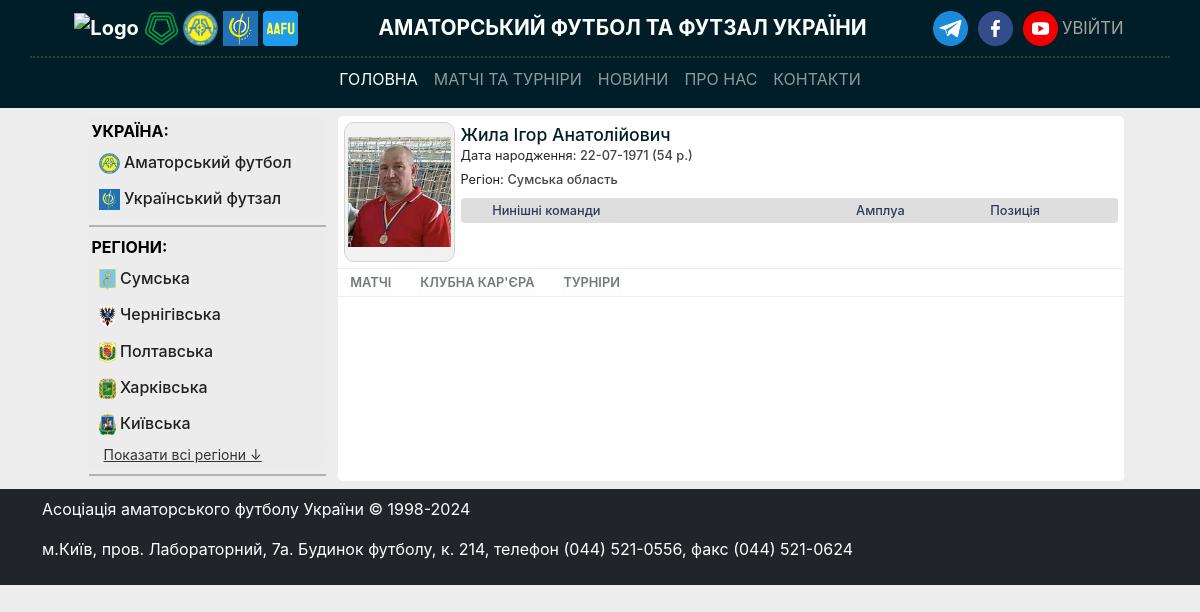
/persons/2, run on the app's committed database.
### models/region.py (models this page shows, shortened)
class Region(Base):
    __tablename__ = "regions"
    __table_args__ = (UniqueConstraint("slug", name="uq_region_slug"),)
    id: Mapped[intpk]
    name: Mapped[str] = mapped_column(String(30), nullable=False)
    emblem: Mapped[str | None] = mapped_column(String(256))
    slug: Mapped[str] = mapped_column(String(30), nullable=False, unique=True)
    status: Mapped[bool] = mapped_column(default=0, server_default="0", nullable=False)
    organizations: Mapped[list["Organization"]] = relationship(
        back_populates="region",
        cascade="all, delete-orphan",
    )
    teams: Mapped[list["Team"]] = relationship(
        back_populates="region",
    )
    stadiums: Mapped[list["Stadium"]] = relationship(
        back_populates="region",
    )
    persons: Mapped[list["Person"]] = relationship(
        back_populates="region",
    )
    contact: Mapped[list["Contact"]] = relationship(
        back_populates="region",
    )
    newstables: Mapped[list["News"]] = relationship(
        back_populates="region",
    )

### models/person.py (models this page shows, shortened)
class Person(RegionRelationMixin, Base):
    __tablename__ = "persons"
    _region_id_nullable: bool = True
    _region_back_populates = "teams"
    _region_id_nullable: bool = True
    _region_id_unique: bool = False
    _region_back_populates = "persons"
    id: Mapped[intpk]
    name: Mapped[str] = mapped_column(String(30), nullable=False)
    surname: Mapped[str] = mapped_column(String(30), nullable=True)
    lastname: Mapped[str] = mapped_column(String(40), nullable=False)
    birthday = Column(BigInteger, nullable=True)
    photo: Mapped[str | None] = mapped_column(String(256))
    slug: Mapped[str] = mapped_column(String(30), nullable=False, unique=True)
    sex = Column(
        SQLAlchemyEnum(PersonSex),
        default=PersonSex.man,
        server_default=PersonSex.man.value,
        nullable=False,
    )
    team_president: Mapped[list["Team"]] = relationship(
        "Team",
        foreign_keys="[Team.president_id]",
        back_populates="president",
    )
    team_coach: Mapped[list["Team"]] = relationship(
        "Team",
        foreign_keys="[Team.coach_id]",
        back_populates="coach",
    )
    teams_associations: Mapped[list["Team"]] = relationship(
        secondary="team_person_association",
        back_populates="persons_associations",
    )

### controllers/person.py (the view)
@router.get("/{person_id}")
async def read_person(
    request: Request, person_id: int, db: AsyncSession = Depends(get_db)
):
    return render(
        "persons/person.html",
        request,
        {
            "regions_list": await get_regions_list(db),  # Список регіонів (бокове меню)
            "person": await crud.get_person(db, person_id=person_id),
            "positions_role": await get_persons_position_team(db, person_id=person_id),
        },
    )

### templates/persons/person.html (shortened to what this page needs)
{% extends "base.html" %}
{% block content %}
{% include "persons/person_header.html" %}
{% endblock %}

### templates/base.html (shortened to what this page needs)
<!doctype html>
<html lang="uk">
<head>
    <link rel="stylesheet" href="{{ url_for('static', path='css/bootstrap.min.css') }}">
    <link rel="stylesheet" href="/static/css/stl_base.css">
</head>
<body>
    <nav class="navbar navbar-expand-lg navbar-dark">
        <div class="container navTitle border-bottom-only" style="justify-content: space-around">
            <div>
                <a class="navbar-brand p-0" href="/">
                    <img src="/static/img/techical_image/icon-uaf.png" alt="Logo" height="35">
                    <img src="/static/img/techical_image/icon-pfl.png" alt="Logo" width="35">
                    <img src="/static/img/techical_image/icon-aafu.png" alt="Logo" width="35">
                    <img src="/static/img/techical_image/icon-afu.jfif" alt="Logo" width="35">
                    <img src="/static/img/techical_image/icon-site_logo.png" alt="Logo" width="35">
                </a>
            </div>
            <div>
                <p>АМАТОРСЬКИЙ ФУТБОЛ ТА ФУТЗАЛ УКРАЇНИ</p>
            </div>
            <div class="social-media">
                <div>
                    <a target="_blank" href="/">
                        <img src="/static/img/techical_image/social_media/icon_tg.png" alt="logo" width="35"/>
                    </a>
                    <a target="_blank" href="https://www.facebook.com/aafu.org.ua">
                        <img src="/static/img/techical_image/social_media/icon_fb.png" alt="logo" width="35"/>
                    </a>
                    <a target="_blank" href="https://www.youtube.com/channel/UCPjEI04Vvcr3U2Ib62tUarA">
                        <img src="/static/img/techical_image/social_media/icon_youtube.png" alt="logo" width="35"/>
                    </a>
                </div>
                <div class="logIn-logout">
                    {% if user_session %}
                        <a href="/sign-in">Вийти</a>
                    {% else %}
                        <a href="/sign-in">Увійти</a>
                    {% endif %}
                </div>
            </div>
        </div>
        <div class="container navButton">
            <div class="collapse navbar-collapse" id="navbarNav" style="">
                <ul class="navbar-nav">
                    <li class="nav-item">
                        <a class="nav-link active" aria-current="page" href="/">Головна</a>
                    </li>
                    <li class="nav-item">
                        <a class="nav-link" href="#">Матчі та турніри</a>
                    </li>
                    <li class="nav-item">
                        <a class="nav-link" href="#">Новини</a>
                    </li>
                    <li class="nav-item">
                        <a class="nav-link" href="#">Про нас</a>
                    </li>
                    <li class="nav-item">
                        <a class="nav-link" href="#">Контакти</a>
                    </li>
                </ul>
            </div>
        </div>
    </nav>
    <div class="container">
        <div class="col-12 col-md-11 col-lg-11 mx-auto my-2">
            <div class="row">
                <aside class="col-12 col-md-3">
                    <div class="left-menu">
                      <span class="span-name">УКРАЇНА:</span>
                      <div class="left-menu-organisations">
                        {% for region in regions_list | selectattr("status", "equalto", 1) %}
                          <a href="/region/{{ region.slug }}"
                            title="Відкрити всі діючі турніри {{ region.name }}у"
                            data-region-slug="{{ region.slug }}"
                          >
                              <div class="region_name">
                                <img
                                  src="{{ url_for('static', path='/img/regions/' ~ region.emblem) }}"
                                  alt="{{ region.name }} logo"
                                  width="21rem"
                                  height="21rem"
                                  class="leftMenu__flag"
                                >
                                <span class="leftMenu_button">{{ region.name }}</span>
                              </div>
                          </a>
                        {% endfor %}
                      </div>
                    </div>
                    <hr class="hr-border-between">
                    <div class="left-menu">
                        <span class="span-name">РЕГІОНИ:</span>
                        <div class="left-menu-organisations">
                            {% for region in regions_list | selectattr("status", "equalto", 0) %}
                                <a
                                  href="/region/{{ region.slug }}"
                                  title="Відкрити всі діючі турніри {{ region.name }} області"
                                  data-region-slug="{{ region.slug }}"
                                  class="region-link {% if loop.index > 5 %}hidden-region{% endif %}">
                                    <div class="region">
                                        <img
                                          src="{{ url_for('static', path='/img/regions/' ~ region.emblem) }}"
                                          alt="{{ region.name }} logo"
                                          width="17rem"
                                          height="21rem"
                                          class="leftMenu__flag">
                                        <span class="leftMenu_button">{{ region.name }}</span>
                                    </div>
                                </a>
                            {% endfor %}
                        </div>
                        {% if regions_list|length > 5 %}
                            <a id="toggleRegions" class="show-more-btn">Показати всі регіони ↓</a>
                        {% endif %}
                    </div>
                    <hr class="hr-border-between">
                </aside>
                <div class="col-12 col-md-9 block-content" data-main="content">
                    {% block content %}
                    {% endblock %}
                </div>
            </div>
        </div>
    </div>
    <div class="navbar navbar-expand-lg navbar-dark bg-dark">
        <div  class="container" style="color: white; display: block;">
            <p>Асоціація аматорського футболу України © 1998-2024</p>
            <p>
                м.Київ, пров. Лабораторний, 7а. Будинок футболу, к. 214,
                телефон (044) 521-0556, факс (044) 521-0624
            </p>
        </div>
    </div>
</body>
</html>

### templates/persons/person_header.html (shortened to what this page needs)
<link rel="stylesheet" href="/static/css/person/styles_person_nav_block.css">
<div class="person-header">
    <div class="person-block-logo">
        <div class="person-logo">
          {% if person.photo %}
          <img src="{{ url_for('static', path='/img/person/' ~ person.photo) }}"
               alt="{{ person.name }} logo" width="200px">
          {% else %}
          <img src="{{ url_for('static', path='img/person/tamplate.png') }}"
               alt="{{ person.name }} logo" width="200px">
          {% endif %}
        </div>
    </div>
    <div class="person-info">
        <div class="person-name-title">
          <span>{{ person.lastname }} {{ person.name }} {{ person.surname }}</span>
        </div>
        <div class="person-main-info">
          <h6>
              Дата народження:
              {% if person.birthday or person.age %}
              <span>{{ person.birthday }} ({{ person.age }} р.)</span>
              {% else %}
              -
              {% endif %}
          </h6>
          <h6>
              Регіон:
              <a href="/region/{{ person.region_slug }}">
                {% if 1< person.region_id < 26 %}
                  {{ person.region_name }} область
                {% else %}
                  {{ person.region_name }}
                {% endif %}
              </a>
          </h6>
        </div>
        <div class="person-team-info">
          <div class="person-team-header">
            <span class="person-team-logo"></span>
            <span class="person-teams">Нинішні команди</span>
            <span class="person-roles">Амплуа</span>
            <span class="person-positions">Позиція</span>
          </div>
        </div>
    </div>
</div>
<div class="nav-buttons">
    <a href="/persons/{{ person.id }}/matches">Матчі</a>
    <a href="/persons/{{ person.id }}/club_career">Клубна кар'єра</a>
    <a href="/persons/{{ person.id }}/tournaments">Турніри</a>
</div >

### static/css/stl_base.css (style rules this page uses)
body { background-color: #ededed; font-family: "Inter", -apple-system, BlinkMacSystemFont, "Segoe UI", Roboto, "Helvetica Neue", Arial, sans-serif; }
nav { display: flex; flex-direction: column; background-color: #001e28; }
.border-bottom-only { border-bottom: 2px dotted #3b3b3b; }
.navTitle >div { height: 40px; display: flex; justify-content: space-between; align-items: center; margin-bottom: 8px; }
.navTitle p { color: white; margin: 0; }
body > nav > div.container.navTitle { justify-content: center; font-weight: bold; font-size: 1.3em; }
.social-media a { margin: 0 2px 0 2px; text-decoration: none; color: #aba0a0; font-weight: normal; }
.navButton { margin: 1px; }
#navbarNav { justify-content: space-around; text-transform: uppercase; }
.logIn-logout { text-transform: uppercase; font-size: 0.8em; }
.left-menu { background-color: #ececec; border-radius: 3px; padding: 3px; }
.left-menu-organisations { background-color: #ececec; margin: 0px; padding: 1px; }
.leftMenu_button { color: #212020; font-weight: 500; }
.left-menu-organisations a { text-decoration: none; color: #212020; display: block; padding: 4px; border: 2px solid #ececec; border-radius: 3px; transition: background-color 0.3s ease, color 0.3s ease, font-weight 0.3s ease; }
.hr-border-between { border-width: 1px; border-color: black; border-style: solid; width: 100%; margin: 5px 0px; padding: 0; }
.span-name { font-weight: bold; color: black; text-transform: uppercase; }
.show-more-btn { margin-top: 10px; color: #333232; border: none; padding: 8px 12px; cursor: pointer; border-radius: 5px; font-size: 14px; }
.block-content { background-color: #ffffff; border-radius: 5px; padding: 0px; }

### static/css/person/styles_person_nav_block.css (style rules this page uses)
.person-header { display: flex; margin: 3px; }
.person-block-logo { display: flex; align-items: center; gap: 10px; padding: 3px; margin: 0px; }
.person-logo { display: flex; justify-content: center; align-items: center; padding: 3px; border: 1px solid #d5d4d4; border-radius: 10px; background-color: #f1f1f1; max-width: 140px; width: auto; height: 140px; }
.person-logo img { max-width: 100%; max-height: 100%; width: auto; height: auto; object-fit: cover; }
.person-info { padding: 3px; width: 100%; }
.person-name-title { font-size: 1.1em; font-weight: 500; color: #001e28; margin: 0px; padding: 0px; }
.person-main-info { padding: 0px 0px 3px 0px; }
.person-main-info h6 { font-size: 0.8em; font-weight: 400; }
.person-main-info h6 span { color: #414349; font-weight: 500; }
.person-team-info div h6, .person-main-info h6 a { color: #414349; font-weight: 500; text-decoration: none; }
.person-team-info { border: 1px solid #dedede; border-radius: 3px; }
.person-team-header { display: flex; gap: 10px; padding: 2px; background-color: #dedede; }
.person-team-header span { color: #313a5b; font-weight: 500; font-size: 0.8em; }
.person-team-logo { width: 3%; }
.person-teams { width: 57%; }
.person-roles { width: 20%; }
.person-positions { width: 20%; }
.nav-buttons { display: flex; justify-content: flex-start; gap: 15px; border-top: 1px solid #ececec; border-bottom: 1px solid #ececec; }
.nav-buttons a { text-decoration: none; text-transform: uppercase; font-weight: 600; font-size: 0.8rem; color: #74797a; margin: 0px 0px 0px 10px; padding: 3px 1px 3px 1px; border: 1px solid #fdfdfe; background-color: #fdfdfe; }

### data on the page
Region: emblem (picture), name "Аматорський футбол"
Region: emblem (picture), name "Український футзал"
Region: emblem (picture), name "Сумська", region_name "Сумська"
Region: emblem (picture), name "Чернігівська"
Region: emblem (picture), name "Полтавська"
Region: emblem (picture), name "Харківська"
Region: emblem (picture), name "Київська"
Person: photo (picture), lastname "Жила", name "Ігор", surname "Анатолійович"

### other printed values
{{ person.birthday }} "22-07-1971"
{{ person.age }} "54"
